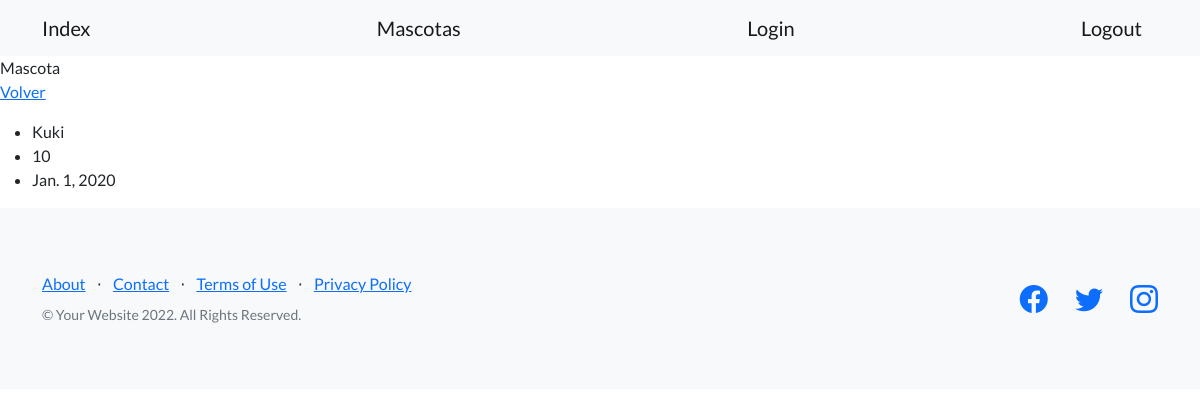
Screenshot of /mostrar-mascota/3/ with the database file from the repository.
### mascota/models.py (models this page shows, shortened)
class Mascota(models.Model):
    nombre = models.CharField(max_length=30)
    edad = models.IntegerField()
    fecha_ingreso = models.DateField(null=True)

### mascota/views.py (the view)
# urls.py: path('mostrar-mascota/<int:pk>/', MostrarMascota.as_view(), name='mostrar_mascota'),
class MostrarMascota(DetailView):
    model = Mascota
    template_name = 'mascota/mostrar_mascota.html'

### mascota/templates/mascota/mostrar_mascota.html (shortened to what this page needs)
{% extends 'base.html' %}
{% block texto_header %}
Mascota
{% endblock texto_header %}
{% block contenido %}
<p>
    <a href={% url 'listar_mascotas' %}>Volver</a>
</p>
<p>
    <ul>
        <li>
            {{mascota.nombre}}
        </li>
        <li>
            {{mascota.edad}}
        </li>
        <li>
            {{mascota.fecha_ingreso}}
        </li>
    </ul>
</p>
{% endblock contenido %}

### rows the page displays
Mascota: nombre "Kuki", edad "10", fecha_ingreso "Jan. 1, 2020"
